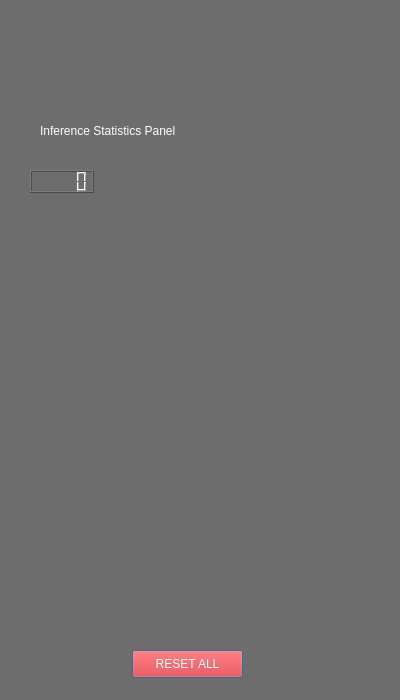
<?xml version="1.0" encoding="UTF-8"?>
<ui version="4.0">
 <class>inference_panel</class>
 <widget class="QDialog" name="inference_panel">
  <property name="geometry">
   <rect>
    <x>0</x>
    <y>0</y>
    <width>400</width>
    <height>700</height>
   </rect>
  </property>
  <property name="minimumSize">
   <size>
    <width>300</width>
    <height>700</height>
   </size>
  </property>
  <property name="windowTitle">
   <string>Inference Statistics Panel</string>
  </property>
  <property name="styleSheet">
   <string notr="true">background-color: rgb(109, 109, 109);</string>
  </property>
  <widget class="QLabel" name="header_label">
   <property name="geometry">
    <rect>
     <x>40</x>
     <y>110</y>
     <width>311</width>
     <height>41</height>
    </rect>
   </property>
   <property name="styleSheet">
    <string notr="true">color: rgb(255, 255, 255);
font: 16pt &quot;Georgia&quot;;</string>
   </property>
   <property name="text">
    <string>Inference Statistics Panel</string>
   </property>
  </widget>
  <widget class="QLabel" name="logo_label">
   <property name="geometry">
    <rect>
     <x>140</x>
     <y>0</y>
     <width>111</width>
     <height>121</height>
    </rect>
   </property>
   <property name="text">
    <string/>
   </property>
   <property name="pixmap">
    <pixmap resource="resources.qrc">:/images/display_panel_logo.png</pixmap>
   </property>
  </widget>
  <widget class="QPushButton" name="pushButton">
   <property name="geometry">
    <rect>
     <x>132</x>
     <y>650</y>
     <width>111</width>
     <height>28</height>
    </rect>
   </property>
   <property name="styleSheet">
    <string notr="true">background-color: rgb(255, 0, 0);
color: rgb(255, 255, 255);
font: 75 10pt &quot;Georgia&quot;;</string>
   </property>
   <property name="text">
    <string>RESET ALL</string>
   </property>
  </widget>
  <widget class="QLCDNumber" name="lcdNumber">
   <property name="geometry">
    <rect>
     <x>30</x>
     <y>170</y>
     <width>64</width>
     <height>23</height>
    </rect>
   </property>
  </widget>
  <zorder>logo_label</zorder>
  <zorder>header_label</zorder>
  <zorder>pushButton</zorder>
  <zorder>lcdNumber</zorder>
 </widget>
 <resources>
  <include location="resources.qrc"/>
 </resources>
 <connections/>
</ui>
